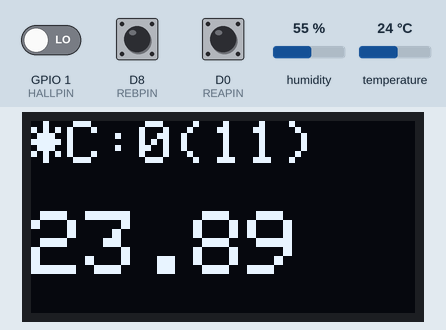
This sketch was run on a simulated ESP8266 (NodeMCU). Shown: 128×64 one-colour display. The inputs (shaded band) are chosen by the test bench; at power-on: D0 (REAPIN) HIGH, humidity 55 %, GPIO 1 (HALLPIN) LOW, D8 (REBPIN) HIGH, temperature 24 °C. What the sketch prints to the serial monitor is not drawn.

Above: at 1.2 s.
1.3 s: D0 (REAPIN) pulled LOW for 0.15 s
At 1.41 s:
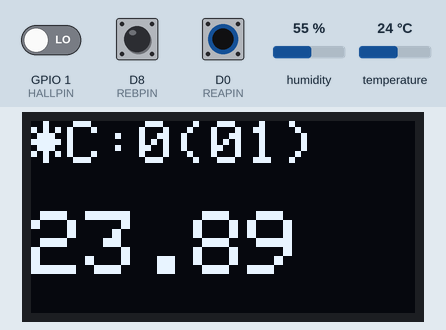
2.9 s: humidity set to 22 %
At 4.7 s:
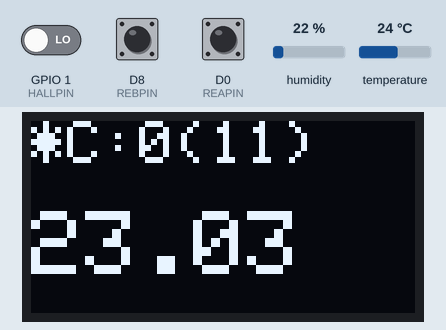
5.6 s: GPIO 1 (HALLPIN) driven HIGH
At 6.3 s:
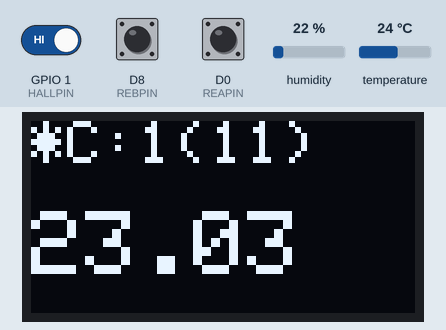
7.1 s: D8 (REBPIN) pulled LOW for 0.15 s
At 7.2 s:
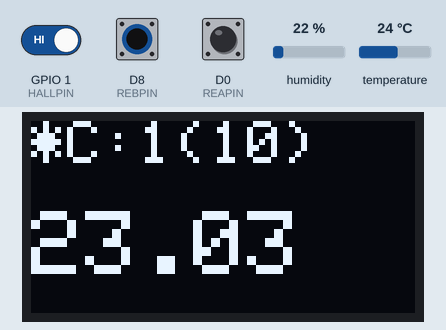
8.7 s: temperature set to 12 °C
At 11.4 s:
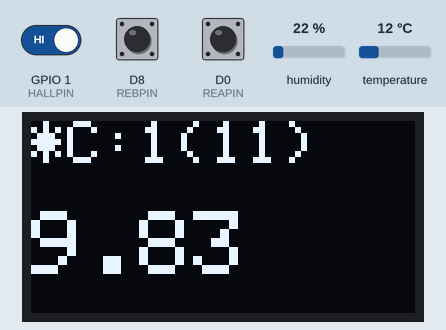
11.7 s: D0 (REAPIN) pulled LOW for 1 s
At 12.5 s:
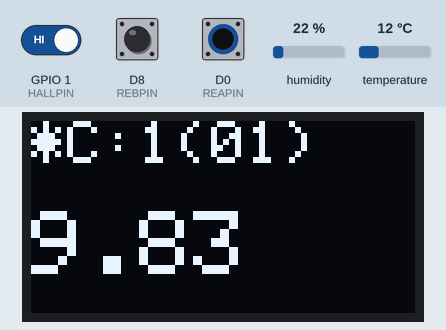
Timing chart, 0 to 14.7 s (numbered marks = the images above; inputs shaded):
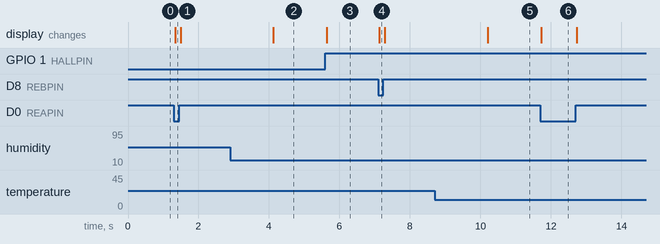

The sketch:

Main.ino
```cpp
//Library files
#include <SPI.h>
#include <Wire.h>
#include <Adafruit_GFX.h>
#include <Adafruit_SSD1306.h>
#include <Adafruit_SPITFT.h>
#include <Adafruit_SPITFT_Macros.h>
#include <gfxfont.h>
#include "DHT.h"

//Local files
#include "HallSensor/HallSensor.h"

//HALL SENSOR SET UP
const int HALLPIN = 1; //#define HALPIN D6

//OLED DISPLAY SET UP
#define OLED_RESET LED_BUILTIN //4

//DHT SETUP
#define DHTPIN D5
#define DHTTYPE DHT22   // DHT 11

//ROTARY ENCODER SET UP
#define REAPIN D0
#define REBPIN D8

//Globals
bool MAGNET = false;
float HIC = 0;
float HIF = 0;
float HUMIDITY = 0;

//ENCODER STUFF
bool AFLAG = false;
bool BFLAG = false;
volatile byte COUNT = 0;

//HALL SENSOR
HallSensor HALLSENSOR(HALLPIN, 3);

DHT dht(DHTPIN, DHTTYPE);
Adafruit_SSD1306 display(OLED_RESET);

void setup() {
  display.begin(SSD1306_SWITCHCAPVCC, 0x3C);
  display.clearDisplay();

  Serial.begin(9600);
  pinMode(HALLPIN, INPUT);

  dht.begin();

  pinMode(REAPIN, INPUT_PULLUP);
  pinMode(REBPIN, INPUT_PULLUP);

  attachInterrupt(digitalPinToInterrupt(REAPIN),rotaryInterrupt,FALLING); // set an interrupt on PinA, looking for a rising edge signal and executing the "PinA" Interrupt Service Routine (below)
  attachInterrupt(digitalPinToInterrupt(REAPIN),rotaryInterrupt,FALLING); // set an interrupt on PinB, looking for a rising edge signal and executing the "PinB" Interrupt Service Routine (below)
}

void loop() {
  //Gather temperature data from DHT22
  temperature();
  //Calculate the windspeed based on RPM
  //windSpeed();

  //Calculate wind direction

 draw();
}

void rotaryInterrupt() {
  //unsigned char result = ROTARY.process();
  COUNT++;
  Serial.println(COUNT);
  //RIGHT
//  if(digitalRead(REBPIN) == HIGH && digitalRead(REAPIN) == LOW   && !AFLAG){
//    BFLAG = true;
//      COUNT++;
//    }

}


void temperature(){
    // Reading temperature or humidity takes about 250 milliseconds!
  // Sensor readings may also be up to 2 seconds 'old' (its a very slow sensor)
  HUMIDITY = dht.readHumidity();
  // Read temperature as Celsius (the default)
  float t = dht.readTemperature();
  // Read temperature as Fahrenheit (isFahrenheit = true)
  float f = dht.readTemperature(true);

  // Check if any reads failed and exit early (to try again).
  if (isnan(HUMIDITY) || isnan(t) || isnan(f)) {
   // Serial.println("Failed to read from DHT sensor!");
    return;
  }

  // Compute Fahrenheit
  HIF = dht.computeHeatIndex(f, HUMIDITY);
  // Compute Celsius
  HIC = dht.computeHeatIndex(t, HUMIDITY, false);
  }

void windSpeed(){
    //Wind speed stuff
  MAGNET = digitalRead(HALLPIN) == HIGH;
  }

//This code is initialized at the end of the frame
void draw(){
  display.clearDisplay();
  drawText(0,0,WHITE,2, false, "*C:" + String(HALLSENSOR.magnetDetected()) + "("+ String(digitalRead(REAPIN)) + String(digitalRead(REBPIN)) + ")");
  drawText(0,30, WHITE, 3, false, String(HIC));
  display.display();
  }

//X+Y Coordinates, color, size, text wrap, text string
void drawText(uint16_t x, uint16_t y, uint16_t c, uint16_t s, bool w, String t){
    display.setCursor(x,y);
    display.setTextColor(c);
    display.setTextSize(s);
    display.setTextWrap(w);
    display.print(t);
}

void displayCelcius(){


  }
```

HallSensor.h
```cpp
/*
 * Hall Sensor based wind speed Manager
 */

#ifndef HallSensor_h
#define HallSensor_h

class HallSensor{
  public:
    enum type {rpm, kph, mps, mph, fps};
    HallSensor(const int pin, int wicks);
    void Setup();
    void Loop();
    float getSpeed(type type);
	bool magnetDetected();

  private:
	int pin;
	int wicks;
	float timer = 0;
	float rpmValue = 0;
};

#endif
```

Measured:
- after the input at 1.3 s, the display: changes at once (image 1)
- after the input at 2.9 s, the display: changes after 1.2 s (image 2)
- after the input at 5.6 s, the display: changes at once (image 3)
- after the input at 7.1 s, the display: changes at once (image 4)
- after the input at 8.7 s, the display: changes after 1.5 s (image 5)
- after the input at 11.7 s, the display: changes at once (image 6)
